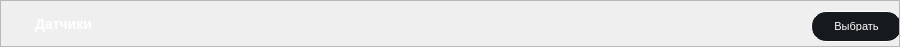
      <widget class="QFrame" name="frame_Sensor">
       <property name="geometry">
        <rect>
         <x>10</x>
         <y>1308</y>
         <width>900</width>
         <height>45</height>
        </rect>
       </property>
       <property name="minimumSize">
        <size>
         <width>900</width>
         <height>0</height>
        </size>
       </property>
       <property name="maximumSize">
        <size>
         <width>900</width>
         <height>46</height>
        </size>
       </property>
       <property name="styleSheet">
        <string notr="true">
/* styles.qss */

#frame_Sensor {
    background-color: #161A1E;
    border-radius: 15px; /* Установите значение по вашему усмотрению для достижения овальной формы */
}
</string>
       </property>
       <property name="frameShape">
        <enum>QFrame::StyledPanel</enum>
       </property>
       <property name="frameShadow">
        <enum>QFrame::Raised</enum>
       </property>
       <layout class="QHBoxLayout" name="horizontalLayout_27">
        <property name="spacing">
         <number>0</number>
        </property>
        <property name="leftMargin">
         <number>0</number>
        </property>
        <property name="topMargin">
         <number>0</number>
        </property>
        <property name="rightMargin">
         <number>0</number>
        </property>
        <property name="bottomMargin">
         <number>0</number>
        </property>
        <item>
         <widget class="QFrame" name="frame_26">
          <property name="minimumSize">
           <size>
            <width>0</width>
            <height>45</height>
           </size>
          </property>
          <property name="styleSheet">
           <string notr="true">background-color: transparent;</string>
          </property>
          <property name="frameShape">
           <enum>QFrame::StyledPanel</enum>
          </property>
          <property name="frameShadow">
           <enum>QFrame::Raised</enum>
          </property>
          <widget class="QPushButton" name="pushSensor">
           <property name="geometry">
            <rect>
             <x>810</x>
             <y>10</y>
             <width>91</width>
             <height>31</height>
            </rect>
           </property>
           <property name="minimumSize">
            <size>
             <width>91</width>
             <height>31</height>
            </size>
           </property>
           <property name="maximumSize">
            <size>
             <width>91</width>
             <height>31</height>
            </size>
           </property>
           <property name="styleSheet">
            <string notr="true">/* styles.qss */

QPushButton {
    background-color: #161A1E;
    border-radius: 15px;
    color: white; /* Установите цвет текста */
    font-size: 11px; /* Установите размер шрифта */
    padding: 10px 20px; /* Установите отступы */
    border: 1px solid white; /* Уменьшаем толщину обводки до 1 пикселя */
}

QPushButton:hover {
    background-color: #2C3236;
    transition: background-color 0.3s ease;
}
</string>
           </property>
           <property name="text">
            <string>Выбрать</string>
           </property>
          </widget>
          <widget class="QLabel" name="labelSensor">
           <property name="geometry">
            <rect>
             <x>750</x>
             <y>10</y>
             <width>81</width>
             <height>30</height>
            </rect>
           </property>
           <property name="sizePolicy">
            <sizepolicy hsizetype="Preferred" vsizetype="Preferred">
             <horstretch>70</horstretch>
             <verstretch>30</verstretch>
            </sizepolicy>
           </property>
           <property name="minimumSize">
            <size>
             <width>70</width>
             <height>30</height>
            </size>
           </property>
           <property name="styleSheet">
            <string notr="true">color: white; /* Установите цвет текста в белый */
font-size: 14px; /* Установите размер шрифта в 14 пикселей */
font-family: &quot;Times New Roman&quot;; /* Установите тип шрифта по вашему выбору */
font-weight: bold; /* Установите жирность шрифта (если нужно) */
margin-top: 5px; /* Опустить текст на 10 пикселей вниз */</string>
           </property>
           <property name="text">
            <string/>
           </property>
          </widget>
          <widget class="QLabel" name="labelTextSensor">
           <property name="geometry">
            <rect>
             <x>30</x>
             <y>10</y>
             <width>511</width>
             <height>21</height>
            </rect>
           </property>
           <property name="styleSheet">
            <string notr="true">/* styles.qss */

QLabel {
    color: white; /* Установите цвет текста в белый */
    font-size: 14px; /* Установите размер шрифта в 14 пикселей */
    font-family: &quot;Times New Roman&quot;; /* Установите тип шрифта по вашему выбору */
    font-weight: bold; /* Установите жирность шрифта (если нужно) */
    margin-top: 5px; /* Опустить текст на 10 пикселей вниз */
}
</string>
           </property>
           <property name="text">
            <string>Датчики</string>
           </property>
          </widget>
         </widget>
        </item>
       </layout>
      </widget>
